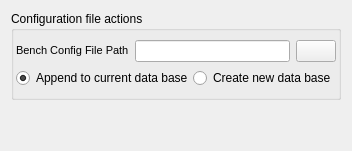
     <widget class="QWidget" name="DatabaseTab">
      <attribute name="title">
       <string>Database settings</string>
      </attribute>
      <layout class="QGridLayout" name="gridLayout_6">
       <item row="1" column="0">
        <widget class="QGroupBox" name="groupBox_2">
         <property name="title">
          <string>Configuration file actions</string>
         </property>
         <layout class="QGridLayout" name="gridLayout_7">
          <property name="leftMargin">
           <number>0</number>
          </property>
          <property name="rightMargin">
           <number>0</number>
          </property>
          <item row="1" column="0">
           <layout class="QHBoxLayout" name="horizontalLayout_4">
            <property name="spacing">
             <number>0</number>
            </property>
            <property name="leftMargin">
             <number>2</number>
            </property>
            <property name="rightMargin">
             <number>2</number>
            </property>
            <item>
             <widget class="QRadioButton" name="appendDBRB">
              <property name="text">
               <string>Append to current data base</string>
              </property>
              <property name="checked">
               <bool>true</bool>
              </property>
             </widget>
            </item>
            <item>
             <widget class="QRadioButton" name="newDBRB">
              <property name="text">
               <string>Create new data base</string>
              </property>
             </widget>
            </item>
           </layout>
          </item>
          <item row="0" column="0">
           <layout class="QHBoxLayout" name="horizontalLayout_3">
            <property name="leftMargin">
             <number>2</number>
            </property>
            <property name="rightMargin">
             <number>2</number>
            </property>
            <item>
             <widget class="QLabel" name="label_5">
              <property name="toolTip">
               <string>Mandatory field</string>
              </property>
              <property name="text">
               <string>&lt;!DOCTYPE HTML PUBLIC &quot;-//W3C//DTD HTML 4.0//EN&quot; &quot;http://www.w3.org/TR/REC-html40/strict.dtd&quot;&gt;
&lt;html&gt;&lt;head&gt;&lt;meta name=&quot;qrichtext&quot; content=&quot;1&quot; /&gt;&lt;style type=&quot;text/css&quot;&gt;
p, li { white-space: pre-wrap; }
&lt;/style&gt;&lt;/head&gt;&lt;body style=&quot; font-family:'MS Shell Dlg 2'; font-size:8.25pt; font-weight:400; font-style:normal;&quot;&gt;
&lt;p style=&quot; margin-top:0px; margin-bottom:0px; margin-left:0px; margin-right:0px; -qt-block-indent:0; text-indent:0px;&quot;&gt;&lt;span style=&quot; font-size:8pt;&quot;&gt;Bench Config File Path&lt;/span&gt;&lt;/p&gt;&lt;/body&gt;&lt;/html&gt;</string>
              </property>
             </widget>
            </item>
            <item>
             <widget class="QLineEdit" name="configFilePathLE"/>
            </item>
            <item>
             <widget class="QPushButton" name="configPathPB">
              <property name="text">
               <string/>
              </property>
              <property name="icon">
               <iconset resource="../resource.qrc">
                <normaloff>:/images/forms/img/OpenFolder.png</normaloff>:/images/forms/img/OpenFolder.png</iconset>
              </property>
             </widget>
            </item>
           </layout>
          </item>
         </layout>
        </widget>
       </item>
       <item row="2" column="0">
        <spacer name="verticalSpacer">
         <property name="orientation">
          <enum>Qt::Vertical</enum>
         </property>
         <property name="sizeHint" stdset="0">
          <size>
           <width>20</width>
           <height>40</height>
          </size>
         </property>
        </spacer>
       </item>
      </layout>
     </widget>
